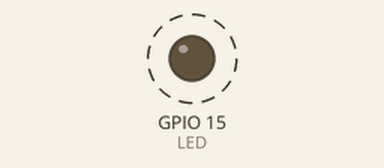
Recording of a sketch running on a simulated ESP32. Shown: output pins drawn as LEDs (lit = HIGH). Dashed ring = blinking. No radio packets arrive unless stated; what the sketch prints to the serial monitor is not drawn.

Above: at 0.4 s.
Timing chart, 0 to 3.0 s (numbered marks = the images above):
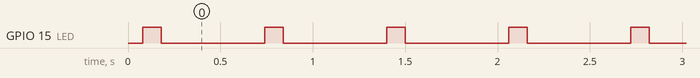

Measured:
- by itself, GPIO 15 (LED): alternates HIGH for 0.10 s and LOW for 0.56 s

The sketch:

teste_transmissor_esp32.ino
```cpp
/*
ESP32 30-PIN
MOSI (VSPID) --> 23
MISO (VSPIQ) --> 19
SCK (VSPICLK)--> 18
NSS -----------> 17
RES -----------> 16
DI0 -----------> 22
*/

#include <SPI.h>
#include <LoRa.h>

#define LED 15   //LED para indicar envio de pacotes
int cont = 0;

void setup() {
  Serial.begin(115200);
  Serial.println("Transmissor LoRa");

  LoRa.setPins(17,16,22);   //NSS, RES e DIO0
  if(!LoRa.begin(868E6)){
    Serial.println("LoRa falhou ao iniciar");
    while(1);
  }
  pinMode(LED, OUTPUT);
}

void loop() {
  Serial.print("Enviando pacote n° ");
  Serial.println(cont);

  LoRa.beginPacket();
  LoRa.print("Pacote n°");
  LoRa.print(cont);      //imprime o número do pacote enviado
  LoRa.endPacket();

  digitalWrite(LED,HIGH);
  delay(100);
  digitalWrite(LED,LOW);

  cont++;
  delay(500);
}
```
